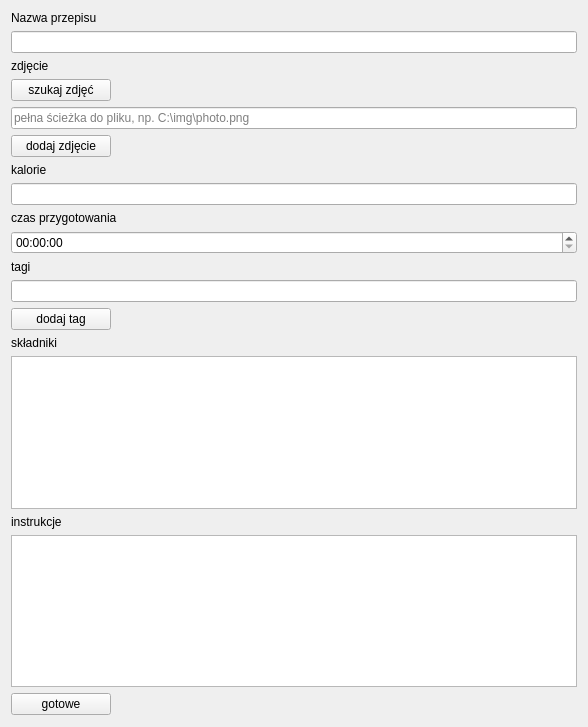
             <widget class="QWidget" name="scroll_adding_Contents">
              <property name="geometry">
               <rect>
                <x>0</x>
                <y>0</y>
                <width>588</width>
                <height>727</height>
               </rect>
              </property>
              <layout class="QVBoxLayout" name="verticalLayout_10">
               <item>
                <layout class="QVBoxLayout" name="adding_form_layout_vert">
                 <item>
                  <widget class="QLabel" name="label_form_ready_1">
                   <property name="text">
                    <string>Nazwa przepisu</string>
                   </property>
                  </widget>
                 </item>
                 <item>
                  <widget class="QLineEdit" name="form_lineEdit_name">
                   <property name="maximumSize">
                    <size>
                     <width>600</width>
                     <height>16777215</height>
                    </size>
                   </property>
                   <property name="maxLength">
                    <number>32</number>
                   </property>
                  </widget>
                 </item>
                 <item>
                  <widget class="QLabel" name="label_form_photo">
                   <property name="text">
                    <string>zdjęcie</string>
                   </property>
                  </widget>
                 </item>
                 <item>
                  <widget class="QPushButton" name="btn_photo_dialog">
                   <property name="maximumSize">
                    <size>
                     <width>100</width>
                     <height>16777215</height>
                    </size>
                   </property>
                   <property name="text">
                    <string>szukaj zdjęć</string>
                   </property>
                  </widget>
                 </item>
                 <item>
                  <layout class="QVBoxLayout" name="form_photo_vert"/>
                 </item>
                 <item>
                  <widget class="QLineEdit" name="form_include_photo_input">
                   <property name="placeholderText">
                    <string>pełna ścieżka do pliku, np. C:\img\photo.png</string>
                   </property>
                  </widget>
                 </item>
                 <item>
                  <widget class="QPushButton" name="btn_form_add_photo">
                   <property name="maximumSize">
                    <size>
                     <width>100</width>
                     <height>16777215</height>
                    </size>
                   </property>
                   <property name="text">
                    <string>dodaj zdjęcie</string>
                   </property>
                  </widget>
                 </item>
                 <item>
                  <widget class="QLabel" name="label_form_cals">
                   <property name="text">
                    <string>kalorie</string>
                   </property>
                  </widget>
                 </item>
                 <item>
                  <widget class="QLineEdit" name="form_lineEdit_cals">
                   <property name="maximumSize">
                    <size>
                     <width>600</width>
                     <height>16777215</height>
                    </size>
                   </property>
                   <property name="maxLength">
                    <number>255</number>
                   </property>
                  </widget>
                 </item>
                 <item>
                  <widget class="QLabel" name="label_form_prep_time">
                   <property name="text">
                    <string>czas przygotowania</string>
                   </property>
                  </widget>
                 </item>
                 <item>
                  <widget class="QTimeEdit" name="from_timeEdit_prep">
                   <property name="maximumSize">
                    <size>
                     <width>600</width>
                     <height>16777215</height>
                    </size>
                   </property>
                  </widget>
                 </item>
                 <item>
                  <widget class="QLabel" name="label_form_tags">
                   <property name="text">
                    <string>tagi</string>
                   </property>
                  </widget>
                 </item>
                 <item>
                  <layout class="QVBoxLayout" name="form_tags_vert"/>
                 </item>
                 <item>
                  <widget class="QLineEdit" name="form_include_tag_input"/>
                 </item>
                 <item>
                  <widget class="QPushButton" name="btn_form_add_tag">
                   <property name="maximumSize">
                    <size>
                     <width>100</width>
                     <height>16777215</height>
                    </size>
                   </property>
                   <property name="text">
                    <string>dodaj tag</string>
                   </property>
                  </widget>
                 </item>
                 <item>
                  <widget class="QLabel" name="label_form_ingredients">
                   <property name="text">
                    <string>składniki</string>
                   </property>
                  </widget>
                 </item>
                 <item>
                  <widget class="QPlainTextEdit" name="form_textEdit_ingredients">
                   <property name="minimumSize">
                    <size>
                     <width>0</width>
                     <height>150</height>
                    </size>
                   </property>
                   <property name="maximumSize">
                    <size>
                     <width>600</width>
                     <height>16777215</height>
                    </size>
                   </property>
                  </widget>
                 </item>
                 <item>
                  <widget class="QLabel" name="label_form_instructions">
                   <property name="text">
                    <string>instrukcje</string>
                   </property>
                  </widget>
                 </item>
                 <item>
                  <widget class="QPlainTextEdit" name="form_textEdit_instructions">
                   <property name="minimumSize">
                    <size>
                     <width>0</width>
                     <height>150</height>
                    </size>
                   </property>
                   <property name="maximumSize">
                    <size>
                     <width>600</width>
                     <height>16777215</height>
                    </size>
                   </property>
                   <property name="verticalScrollBarPolicy">
                    <enum>Qt::ScrollBarAsNeeded</enum>
                   </property>
                  </widget>
                 </item>
                 <item>
                  <widget class="QPushButton" name="btn_ready">
                   <property name="maximumSize">
                    <size>
                     <width>100</width>
                     <height>16777215</height>
                    </size>
                   </property>
                   <property name="text">
                    <string>gotowe</string>
                   </property>
                  </widget>
                 </item>
                 <item>
                  <spacer name="verticalSpacer_4">
                   <property name="orientation">
                    <enum>Qt::Vertical</enum>
                   </property>
                   <property name="sizeHint" stdset="0">
                    <size>
                     <width>20</width>
                     <height>40</height>
                    </size>
                   </property>
                  </spacer>
                 </item>
                </layout>
               </item>
              </layout>
             </widget>
